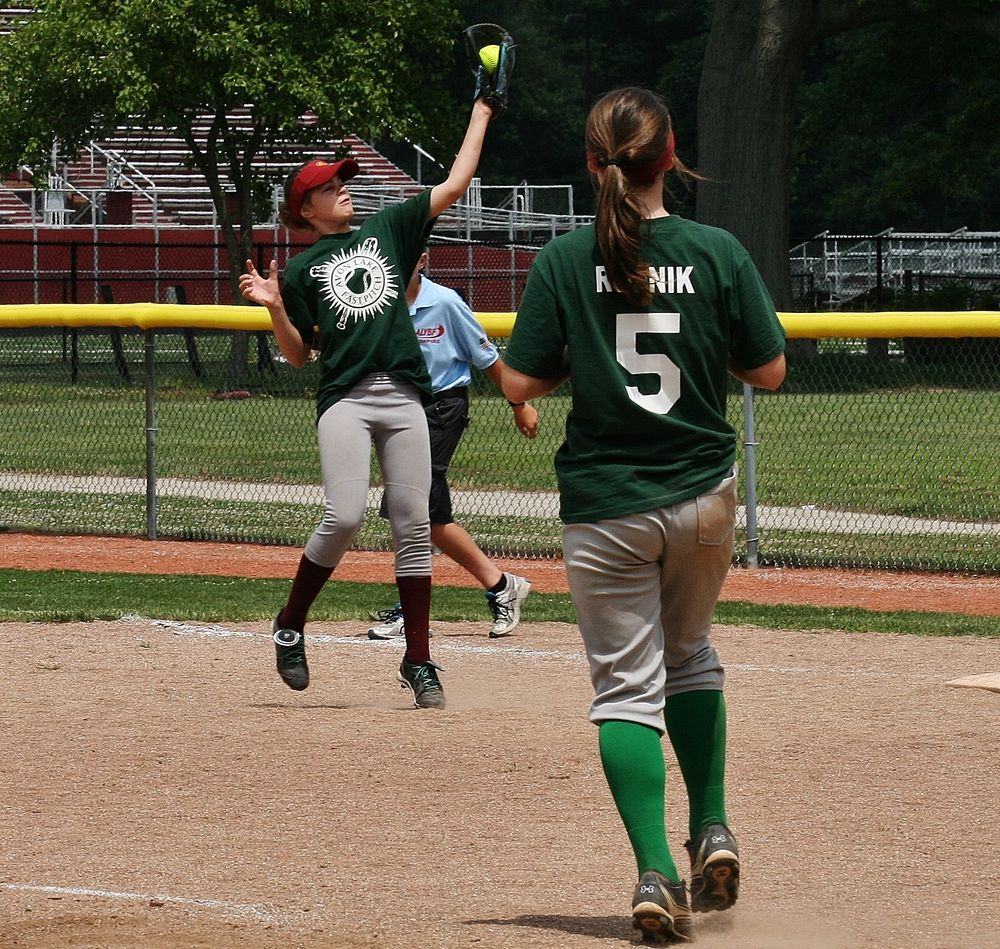
#> input picture 2.jpeg, 1000 x 949 px
$ python reading.py.py
#> lines starting #> are read from the running program, lines starting #| are printed output that depends on the picture
# -*- coding: utf-8 -*-
"""
Created on Mon May 28 17:33:01 2018

@author: ASUS
"""
import numpy as np
import cv2 as cv
img=cv.imread('2.jpeg',0)
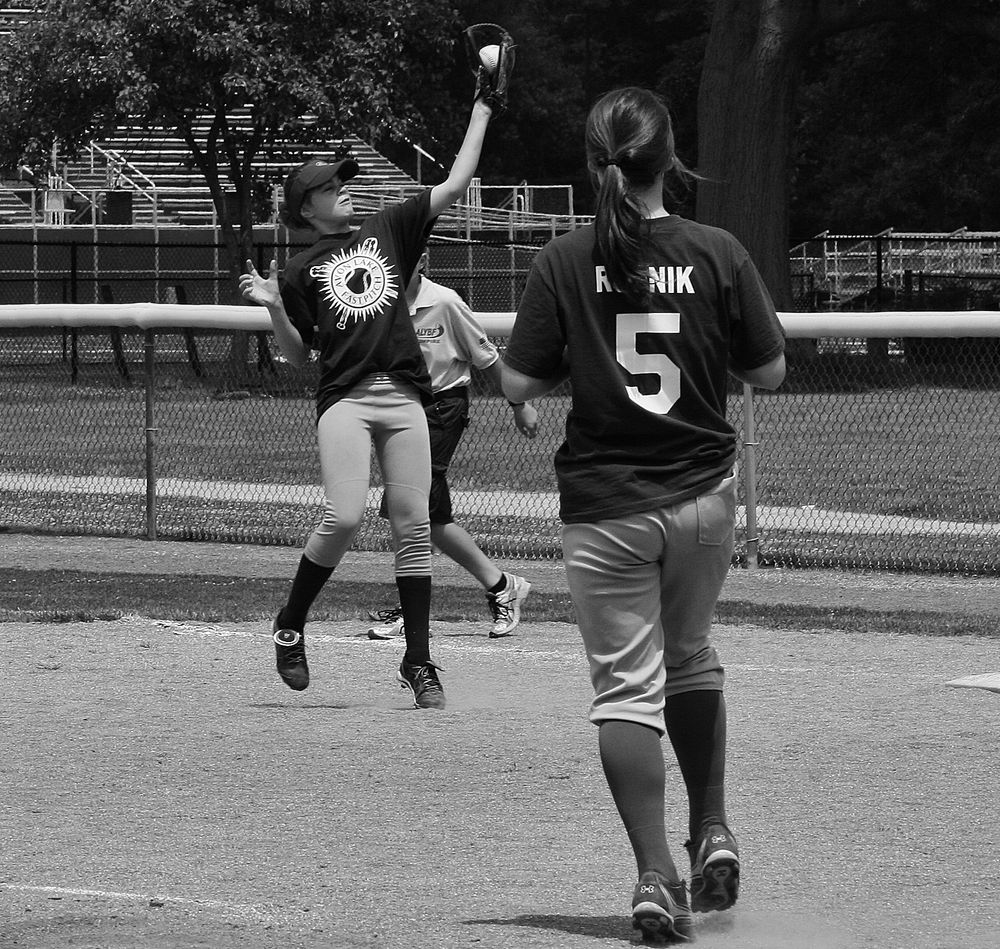
#> img: shape (949, 1000); min 0, max 255, mean 95.8
img2=cv.imread('1.jpeg',0)
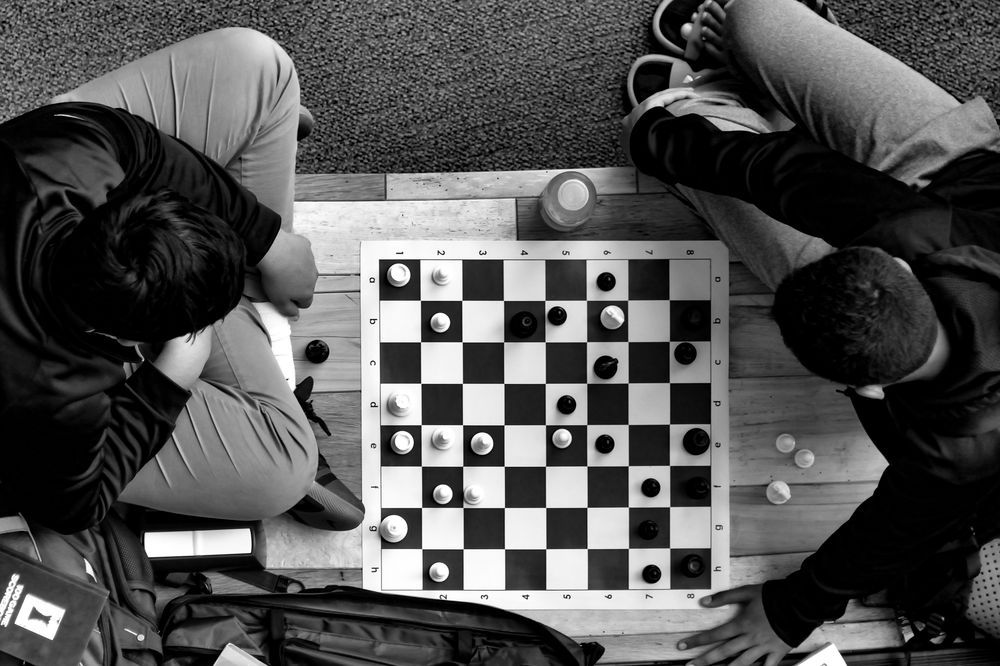
#> input picture 1.jpeg, 1000 x 666 px
#> img2 is the input picture: shape (666, 1000); min 0, max 255, mean 83
print(img)
#> (printed output is left out)
print(img2)
#> (printed output is left out)
